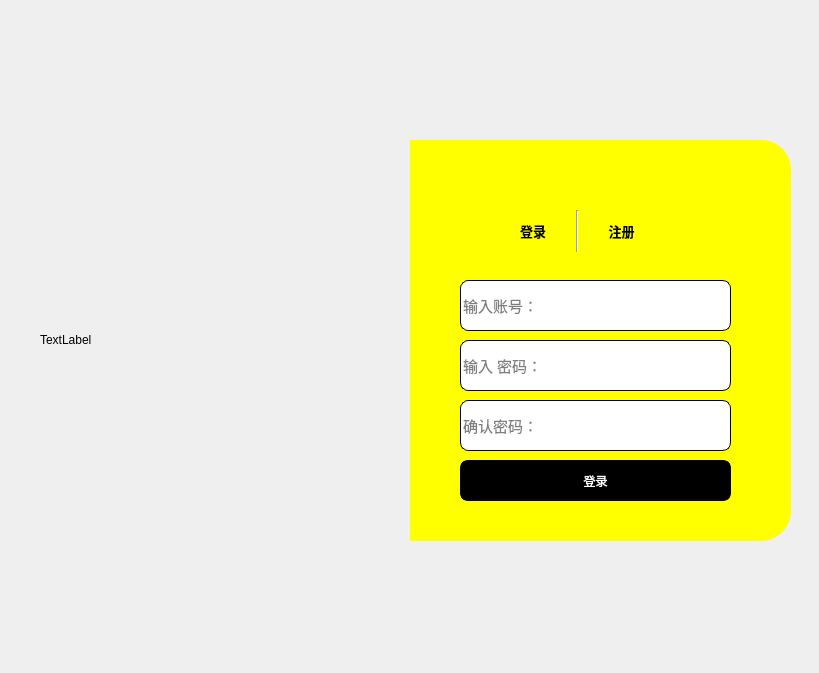
<?xml version="1.0" encoding="UTF-8"?>
<ui version="4.0">
 <class>MainWindow</class>
 <widget class="QMainWindow" name="MainWindow">
  <property name="geometry">
   <rect>
    <x>0</x>
    <y>0</y>
    <width>819</width>
    <height>673</height>
   </rect>
  </property>
  <property name="windowTitle">
   <string>MainWindow</string>
  </property>
  <widget class="QWidget" name="centralwidget">
   <widget class="QLabel" name="label">
    <property name="geometry">
     <rect>
      <x>40</x>
      <y>140</y>
      <width>370</width>
      <height>400</height>
     </rect>
    </property>
    <property name="styleSheet">
     <string notr="true">border-image: url(:/images/res1/images/1.jpg);
border-top-left-radius:30px;
border-bottom-left-radius:30px;</string>
    </property>
    <property name="text">
     <string>TextLabel</string>
    </property>
   </widget>
   <widget class="QLabel" name="label_2">
    <property name="geometry">
     <rect>
      <x>410</x>
      <y>140</y>
      <width>381</width>
      <height>401</height>
     </rect>
    </property>
    <property name="styleSheet">
     <string notr="true">background-color: rgb(255, 255, 255);
background-color: rgb(255, 255, 0);
border-top-right-radius:30px;
border-bottom-right-radius:30px;</string>
    </property>
    <property name="text">
     <string/>
    </property>
   </widget>
   <widget class="QWidget" name="widget" native="true">
    <property name="geometry">
     <rect>
      <x>490</x>
      <y>210</y>
      <width>174</width>
      <height>42</height>
     </rect>
    </property>
    <property name="font">
     <font>
      <pointsize>10</pointsize>
     </font>
    </property>
    <layout class="QHBoxLayout" name="horizontalLayout">
     <property name="spacing">
      <number>0</number>
     </property>
     <item>
      <widget class="QPushButton" name="pushButton">
       <property name="font">
        <font>
         <bold>true</bold>
        </font>
       </property>
       <property name="styleSheet">
        <string notr="true">#pushButton{
	border:none;
}
#pushButton:focus{
	color:rgb(186,186,186);
}</string>
       </property>
       <property name="text">
        <string>登录</string>
       </property>
      </widget>
     </item>
     <item>
      <widget class="Line" name="line">
       <property name="orientation">
        <enum>Qt::Vertical</enum>
       </property>
      </widget>
     </item>
     <item>
      <widget class="QPushButton" name="pushButton_2">
       <property name="font">
        <font>
         <pointsize>10</pointsize>
         <bold>true</bold>
        </font>
       </property>
       <property name="styleSheet">
        <string notr="true">#pushButton_2{
	border:none;
}
#pushButton_2:focus{
	color:rgb(186,186,186);
}</string>
       </property>
       <property name="text">
        <string>注册</string>
       </property>
      </widget>
     </item>
    </layout>
   </widget>
   <widget class="QPushButton" name="pushButton_4">
    <property name="geometry">
     <rect>
      <x>730</x>
      <y>150</y>
      <width>41</width>
      <height>24</height>
     </rect>
    </property>
    <property name="styleSheet">
     <string notr="true">border:none;</string>
    </property>
    <property name="text">
     <string/>
    </property>
    <property name="icon">
     <iconset resource="res.qrc">
      <normaloff>:/icons/res1/icons/close.png</normaloff>:/icons/res1/icons/close.png</iconset>
    </property>
   </widget>
   <widget class="QWidget" name="widget_3" native="true">
    <property name="geometry">
     <rect>
      <x>430</x>
      <y>270</y>
      <width>331</width>
      <height>231</height>
     </rect>
    </property>
    <widget class="QLineEdit" name="lineEdit_3">
     <property name="geometry">
      <rect>
       <x>30</x>
       <y>10</y>
       <width>271</width>
       <height>51</height>
      </rect>
     </property>
     <property name="font">
      <font>
       <pointsize>11</pointsize>
      </font>
     </property>
     <property name="styleSheet">
      <string notr="true">border:1px solid rgb(0,0,0);
border-radius:8px;</string>
     </property>
     <property name="placeholderText">
      <string>输入账号：</string>
     </property>
    </widget>
    <widget class="QLineEdit" name="lineEdit_4">
     <property name="geometry">
      <rect>
       <x>30</x>
       <y>70</y>
       <width>271</width>
       <height>51</height>
      </rect>
     </property>
     <property name="font">
      <font>
       <pointsize>11</pointsize>
      </font>
     </property>
     <property name="styleSheet">
      <string notr="true">border:1px solid rgb(0,0,0);
border-radius:8px;</string>
     </property>
     <property name="placeholderText">
      <string>输入 密码：</string>
     </property>
    </widget>
    <widget class="QPushButton" name="pushButton_5">
     <property name="geometry">
      <rect>
       <x>30</x>
       <y>190</y>
       <width>271</width>
       <height>41</height>
      </rect>
     </property>
     <property name="styleSheet">
      <string notr="true">
#pushButton_5{
	background-color: rgb(0, 0, 0);
	color: rgb(255, 255, 255);
	border:3px solid rgb(0,0,0);
	border-radius:8px;
}
#pushButton_5:hover{
	background-color: rgb(255, 255, 255);
	color: rgb(0, 0, 0);
}
#pushButton_5:press{
	padding-top:5px;
	padding-left:5px;
}

</string>
     </property>
     <property name="text">
      <string>登录</string>
     </property>
    </widget>
    <widget class="QLineEdit" name="lineEdit_5">
     <property name="geometry">
      <rect>
       <x>30</x>
       <y>130</y>
       <width>271</width>
       <height>51</height>
      </rect>
     </property>
     <property name="font">
      <font>
       <pointsize>11</pointsize>
      </font>
     </property>
     <property name="styleSheet">
      <string notr="true">border:1px solid rgb(0,0,0);
border-radius:8px;</string>
     </property>
     <property name="placeholderText">
      <string>确认密码：</string>
     </property>
    </widget>
   </widget>
  </widget>
 </widget>
 <resources>
  <include location="res.qrc"/>
 </resources>
 <connections>
  <connection>
   <sender>pushButton_4</sender>
   <signal>clicked()</signal>
   <receiver>MainWindow</receiver>
   <slot>close()</slot>
   <hints>
    <hint type="sourcelabel">
     <x>754</x>
     <y>158</y>
    </hint>
    <hint type="destinationlabel">
     <x>822</x>
     <y>109</y>
    </hint>
   </hints>
  </connection>
 </connections>
</ui>
